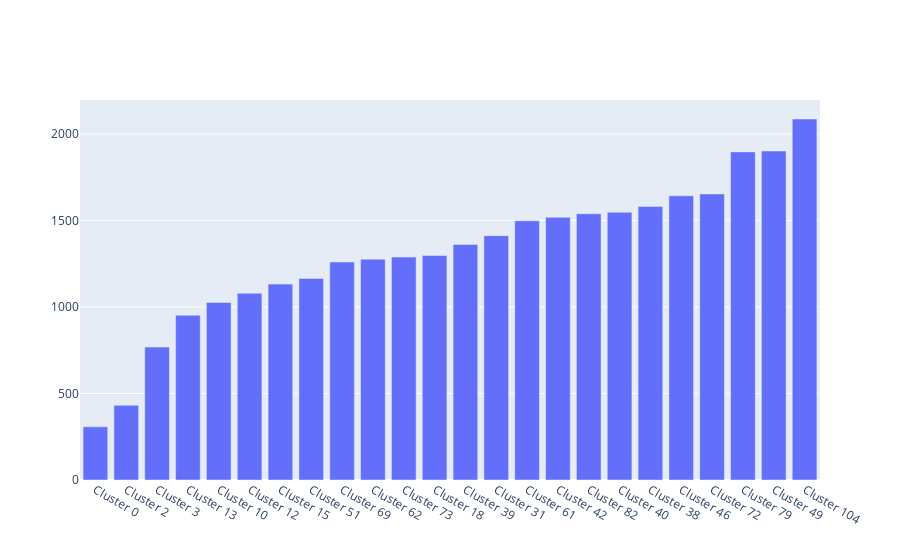

Notebook code for this chart:
### Markdown cell above
## **This code can be used for website**

### Code cell
import ipywidgets as widgets
import plotly.graph_objs as go
from IPython.display import display

# Assuming `cluster_info` is updated as per your latest structure...

# Prepare data for plotting
sorted_cluster_ids = sorted(cluster_info, key=lambda x: cluster_info[x]['average_rank'] or float('inf'))
cluster_ids = [f"Cluster {cluster_id}" for cluster_id in sorted_cluster_ids]
average_ranks = [round(cluster_info[cluster_id]['average_rank']) for cluster_id in sorted_cluster_ids]

# Create the bar chart
bar_chart = go.Figure(data=[
    go.Bar(x=cluster_ids, y=average_ranks, name='Average Rank')
])
bar_chart.update_layout(clickmode='event+select')

# Initialize the pie chart
pie_chart = go.FigureWidget()

# Function to update pie chart based on selected bar
def update_pie_chart(change):
    cluster_id_str = change['new']  # Corrected to access the 'new' value from the change dictionary
    if cluster_id_str:
        cluster_id = int(cluster_id_str.split()[1])
        genres = list(cluster_info[cluster_id]['movie_genre_counts'].keys())
        counts = list(cluster_info[cluster_id]['movie_genre_counts'].values())

        # Normalize the counts to ratios
        total = sum(counts)
        ratios = [count / total for count in counts]

        # Update the pie chart
        pie_chart.data = []
        pie_chart.add_trace(go.Pie(labels=genres, values=ratios))

# Interactive widget for selecting bar
bar_select = widgets.Dropdown(
    options=cluster_ids,
    description='Select Cluster:',
    disabled=False,
)
bar_select.observe(update_pie_chart, names='value')

# Display widgets and initial charts
display(bar_select)
display(bar_chart)
display(pie_chart)

### Figure 1 — Plotly figure (JSON) as saved in the notebook; plotly's stock layout.template omitted (floating-point values rounded to 4 significant figures)
{"data": [{"name": "Average Rank", "type": "bar", "x": ["Cluster 0", "Cluster 2", "Cluster 3", "Cluster 13", "Cluster 10", "Cluster 12", "Cluster 15", "Cluster 51", "Cluster 69", "Cluster 62", "Cluster 73", "Cluster 18", "Cluster 39", "Cluster 31", "Cluster 61", "Cluster 42", "Cluster 82", "Cluster 40", "Cluster 38", "Cluster 46", "Cluster 72", "Cluster 79", "Cluster 49", "Cluster 104"], "y": [307, 432, 768, 952, 1026, 1079, 1132, 1165, 1260, 1276, 1288, 1297, 1361, 1412, 1498, 1518, 1539, 1547, 1581, 1642, 1653, 1896, 1901, 2086]}], "layout": {"clickmode": "event+select"}}
